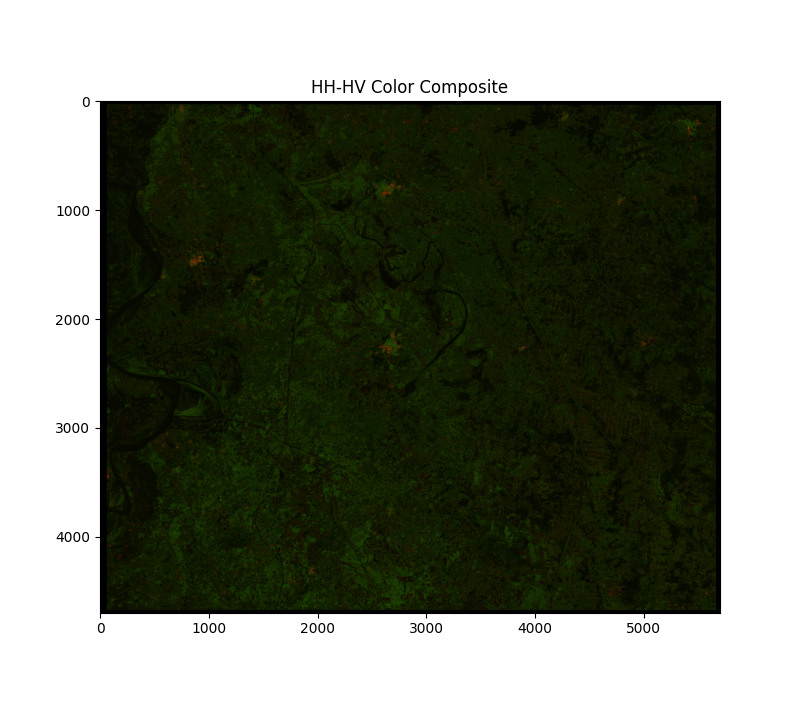

The Python source for this figure:
'normalize image'
import rasterio
import numpy as np
import matplotlib.pyplot as plt

# Paths to your HH and HV TIFF files
hh_tif_path = "C:\\Users\\ma\\project\\data\\Labdata\\ShahzadpurHH.tif"
hv_tif_path = "C:\\Users\\ma\\project\\data\\Labdata\\ShahzadpurHV.tif"

# Open the TIFF files using rasterio
with rasterio.open(hh_tif_path) as hh_dataset, rasterio.open(hv_tif_path) as hv_dataset:
    hh_data = hh_dataset.read(1)  # Read the first band
    hv_data = hv_dataset.read(1)  # Read the first band
# Normalize the data to a common range for visualization
hh_normalized = (hh_data - np.min(hh_data)) / (np.max(hh_data) - np.min(hh_data))
hv_normalized = (hv_data - np.min(hv_data)) / (np.max(hv_data) - np.min(hv_data))

# Create the color composite
rgb_image = np.zeros((hh_data.shape[0], hv_data.shape[1], 3), dtype=np.float32)
rgb_image[:, :, 0] = hh_normalized  # Red channel for HH
rgb_image[:, :, 1] = hv_normalized  # Green channel for HV

# Clip values to ensure they are within the valid range [0, 1]
rgb_image = np.clip(rgb_image, 0, 1)
plt.figure(figsize=(8, 8))
plt.imshow(rgb_image)
plt.title("HH-HV Color Composite")
plt.show()
# Choose a colormap that highlights the HV data
colormap = plt.get_cmap("viridis")
